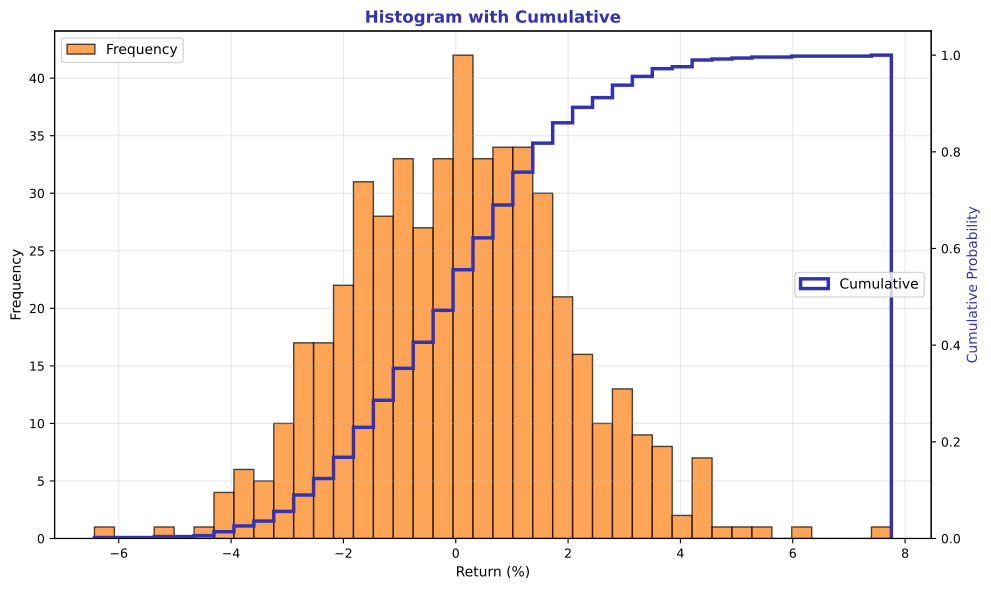

Here is the Python script that generated this plot:
"""Cumulative Histogram - With frequency and CDF"""
import matplotlib.pyplot as plt
import numpy as np
from pathlib import Path

plt.rcParams.update({
    'font.size': 10, 'axes.labelsize': 10, 'axes.titlesize': 11,
    'xtick.labelsize': 9, 'ytick.labelsize': 9, 'legend.fontsize': 9,
    'figure.figsize': (10, 6), 'figure.dpi': 150
})

MLPURPLE = '#3333B2'
MLORANGE = '#FF7F0E'

np.random.seed(42)

fig, ax = plt.subplots(figsize=(10, 6))

returns = np.random.normal(0.05, 2, 500)

ax.hist(returns, bins=40, color=MLORANGE, alpha=0.7, edgecolor='black', label='Frequency')

ax_twin = ax.twinx()
ax_twin.hist(returns, bins=40, cumulative=True, density=True, histtype='step',
             color=MLPURPLE, linewidth=2.5, label='Cumulative')
ax_twin.set_ylabel('Cumulative Probability', fontsize=10, color=MLPURPLE)

ax.set_title('Histogram with Cumulative', fontsize=12, fontweight='bold', color=MLPURPLE)
ax.set_xlabel('Return (%)', fontsize=10)
ax.set_ylabel('Frequency', fontsize=10)
ax.legend(loc='upper left', fontsize=10)
ax_twin.legend(loc='center right', fontsize=10)
ax.grid(alpha=0.3)

plt.tight_layout()
plt.savefig(Path(__file__).parent / 'chart.pdf', dpi=300, bbox_inches='tight')
plt.close()
